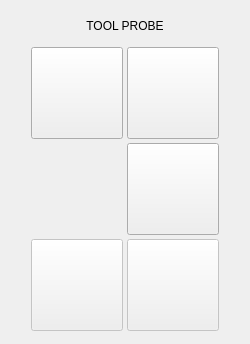
           <widget class="QWidget" name="page">
            <layout class="QVBoxLayout" name="verticalLayout_13">
             <item>
              <widget class="QLabel" name="lbl_lengths_2">
               <property name="minimumSize">
                <size>
                 <width>0</width>
                 <height>30</height>
                </size>
               </property>
               <property name="maximumSize">
                <size>
                 <width>16777215</width>
                 <height>30</height>
                </size>
               </property>
               <property name="text">
                <string>TOOL PROBE</string>
               </property>
               <property name="alignment">
                <set>Qt::AlignCenter</set>
               </property>
              </widget>
             </item>
             <item>
              <widget class="QWidget" name="widget_skew_measure_2" native="true">
               <property name="sizePolicy">
                <sizepolicy hsizetype="Preferred" vsizetype="Preferred">
                 <horstretch>0</horstretch>
                 <verstretch>0</verstretch>
                </sizepolicy>
               </property>
               <property name="minimumSize">
                <size>
                 <width>150</width>
                 <height>0</height>
                </size>
               </property>
               <property name="maximumSize">
                <size>
                 <width>16777215</width>
                 <height>16777215</height>
                </size>
               </property>
               <layout class="QGridLayout" name="gridLayout_7">
                <property name="leftMargin">
                 <number>0</number>
                </property>
                <property name="topMargin">
                 <number>0</number>
                </property>
                <property name="rightMargin">
                 <number>0</number>
                </property>
                <property name="bottomMargin">
                 <number>2</number>
                </property>
                <property name="spacing">
                 <number>4</number>
                </property>
                <item row="3" column="2">
                 <widget class="PushButton" name="pbtn_measure_diam_2">
                  <property name="enabled">
                   <bool>false</bool>
                  </property>
                  <property name="sizePolicy">
                   <sizepolicy hsizetype="Fixed" vsizetype="Fixed">
                    <horstretch>0</horstretch>
                    <verstretch>0</verstretch>
                   </sizepolicy>
                  </property>
                  <property name="minimumSize">
                   <size>
                    <width>92</width>
                    <height>92</height>
                   </size>
                  </property>
                  <property name="maximumSize">
                   <size>
                    <width>120</width>
                    <height>120</height>
                   </size>
                  </property>
                  <property name="toolTip">
                   <string>Probe Height and Diameter of the current tool</string>
                  </property>
                  <property name="text">
                   <string/>
                  </property>
                  <property name="icon">
                   <iconset>
                    <normaloff>../images/probe_icons/tool_dia.png</normaloff>../images/probe_icons/tool_dia.png</iconset>
                  </property>
                  <property name="iconSize">
                   <size>
                    <width>80</width>
                    <height>100</height>
                   </size>
                  </property>
                  <property name="checkable">
                   <bool>false</bool>
                  </property>
                  <property name="checked">
                   <bool>false</bool>
                  </property>
                  <property name="indicator_option" stdset="0">
                   <bool>false</bool>
                  </property>
                  <property name="probe" stdset="0">
                   <string>probe_tool_z_diam</string>
                  </property>
                  <attribute name="buttonGroup">
                   <string notr="true">tool_buttonGroup</string>
                  </attribute>
                 </widget>
                </item>
                <item row="2" column="0">
                 <spacer name="horizontalSpacer_9">
                  <property name="orientation">
                   <enum>Qt::Horizontal</enum>
                  </property>
                  <property name="sizeType">
                   <enum>QSizePolicy::Preferred</enum>
                  </property>
                  <property name="sizeHint" stdset="0">
                   <size>
                    <width>20</width>
                    <height>20</height>
                   </size>
                  </property>
                 </spacer>
                </item>
                <item row="2" column="3">
                 <spacer name="horizontalSpacer_10">
                  <property name="orientation">
                   <enum>Qt::Horizontal</enum>
                  </property>
                  <property name="sizeType">
                   <enum>QSizePolicy::Preferred</enum>
                  </property>
                  <property name="sizeHint" stdset="0">
                   <size>
                    <width>20</width>
                    <height>20</height>
                   </size>
                  </property>
                 </spacer>
                </item>
                <item row="1" column="2">
                 <widget class="PushButton" name="pbtn_inside_length_x_2">
                  <property name="sizePolicy">
                   <sizepolicy hsizetype="Fixed" vsizetype="Fixed">
                    <horstretch>0</horstretch>
                    <verstretch>0</verstretch>
                   </sizepolicy>
                  </property>
                  <property name="minimumSize">
                   <size>
                    <width>92</width>
                    <height>92</height>
                   </size>
                  </property>
                  <property name="maximumSize">
                   <size>
                    <width>120</width>
                    <height>120</height>
                   </size>
                  </property>
                  <property name="toolTip">
                   <string>Probe Tool Setter Z Height</string>
                  </property>
                  <property name="text">
                   <string/>
                  </property>
                  <property name="icon">
                   <iconset>
                    <normaloff>../images/probe_icons/ts_height.png</normaloff>../images/probe_icons/ts_height.png</iconset>
                  </property>
                  <property name="iconSize">
                   <size>
                    <width>80</width>
                    <height>100</height>
                   </size>
                  </property>
                  <property name="checkable">
                   <bool>false</bool>
                  </property>
                  <property name="checked">
                   <bool>false</bool>
                  </property>
                  <property name="indicator_option" stdset="0">
                   <bool>false</bool>
                  </property>
                  <property name="probe" stdset="0">
                   <string>probe_ts_z</string>
                  </property>
                  <attribute name="buttonGroup">
                   <string notr="true">tool_buttonGroup</string>
                  </attribute>
                 </widget>
                </item>
                <item row="1" column="1">
                 <widget class="PushButton" name="pbtn_down_2">
                  <property name="sizePolicy">
                   <sizepolicy hsizetype="Fixed" vsizetype="Fixed">
                    <horstretch>0</horstretch>
                    <verstretch>0</verstretch>
                   </sizepolicy>
                  </property>
                  <property name="minimumSize">
                   <size>
                    <width>92</width>
                    <height>92</height>
                   </size>
                  </property>
                  <property name="maximumSize">
                   <size>
                    <width>120</width>
                    <height>120</height>
                   </size>
                  </property>
                  <property name="toolTip">
                   <string>Go to Tool Setter</string>
                  </property>
                  <property name="text">
                   <string/>
                  </property>
                  <property name="icon">
                   <iconset>
                    <normaloff>../images/probe_icons/goto_ts.png</normaloff>../images/probe_icons/goto_ts.png</iconset>
                  </property>
                  <property name="iconSize">
                   <size>
                    <width>80</width>
                    <height>100</height>
                   </size>
                  </property>
                  <property name="checkable">
                   <bool>false</bool>
                  </property>
                  <property name="checked">
                   <bool>false</bool>
                  </property>
                  <property name="indicator_option" stdset="0">
                   <bool>false</bool>
                  </property>
                  <property name="probe" stdset="0">
                   <string>goto_toolsetter</string>
                  </property>
                  <attribute name="buttonGroup">
                   <string notr="true">tool_buttonGroup</string>
                  </attribute>
                 </widget>
                </item>
                <item row="2" column="2">
                 <widget class="PushButton" name="pbtn_outside_length_x_2">
                  <property name="sizePolicy">
                   <sizepolicy hsizetype="Fixed" vsizetype="Fixed">
                    <horstretch>0</horstretch>
                    <verstretch>0</verstretch>
                   </sizepolicy>
                  </property>
                  <property name="minimumSize">
                   <size>
                    <width>92</width>
                    <height>92</height>
                   </size>
                  </property>
                  <property name="maximumSize">
                   <size>
                    <width>120</width>
                    <height>120</height>
                   </size>
                  </property>
                  <property name="toolTip">
                   <string>Probe Z Height of material </string>
                  </property>
                  <property name="text">
                   <string/>
                  </property>
                  <property name="icon">
                   <iconset>
                    <normaloff>../images/probe_icons/workpiece_height.png</normaloff>../images/probe_icons/workpiece_height.png</iconset>
                  </property>
                  <property name="iconSize">
                   <size>
                    <width>80</width>
                    <height>100</height>
                   </size>
                  </property>
                  <property name="checkable">
                   <bool>false</bool>
                  </property>
                  <property name="checked">
                   <bool>false</bool>
                  </property>
                  <property name="indicator_option" stdset="0">
                   <bool>false</bool>
                  </property>
                  <property name="probe" stdset="0">
                   <string>probe_material_z</string>
                  </property>
                  <attribute name="buttonGroup">
                   <string notr="true">tool_buttonGroup</string>
                  </attribute>
                 </widget>
                </item>
                <item row="3" column="1">
                 <widget class="PushButton" name="pbtn_measure_height">
                  <property name="enabled">
                   <bool>false</bool>
                  </property>
                  <property name="sizePolicy">
                   <sizepolicy hsizetype="Fixed" vsizetype="Fixed">
                    <horstretch>0</horstretch>
                    <verstretch>0</verstretch>
                   </sizepolicy>
                  </property>
                  <property name="minimumSize">
                   <size>
                    <width>92</width>
                    <height>92</height>
                   </size>
                  </property>
                  <property name="maximumSize">
                   <size>
                    <width>120</width>
                    <height>120</height>
                   </size>
                  </property>
                  <property name="toolTip">
                   <string>Probe Height of the current tool</string>
                  </property>
                  <property name="text">
                   <string/>
                  </property>
                  <property name="icon">
                   <iconset>
                    <normaloff>../images/probe_icons/tool_height.png</normaloff>../images/probe_icons/tool_height.png</iconset>
                  </property>
                  <property name="iconSize">
                   <size>
                    <width>80</width>
                    <height>100</height>
                   </size>
                  </property>
                  <property name="checkable">
                   <bool>false</bool>
                  </property>
                  <property name="checked">
                   <bool>false</bool>
                  </property>
                  <property name="indicator_option" stdset="0">
                   <bool>false</bool>
                  </property>
                  <property name="probe" stdset="0">
                   <string>probe_tool_z</string>
                  </property>
                  <attribute name="buttonGroup">
                   <string notr="true">tool_buttonGroup</string>
                  </attribute>
                 </widget>
                </item>
               </layout>
              </widget>
             </item>
            </layout>
           </widget>
